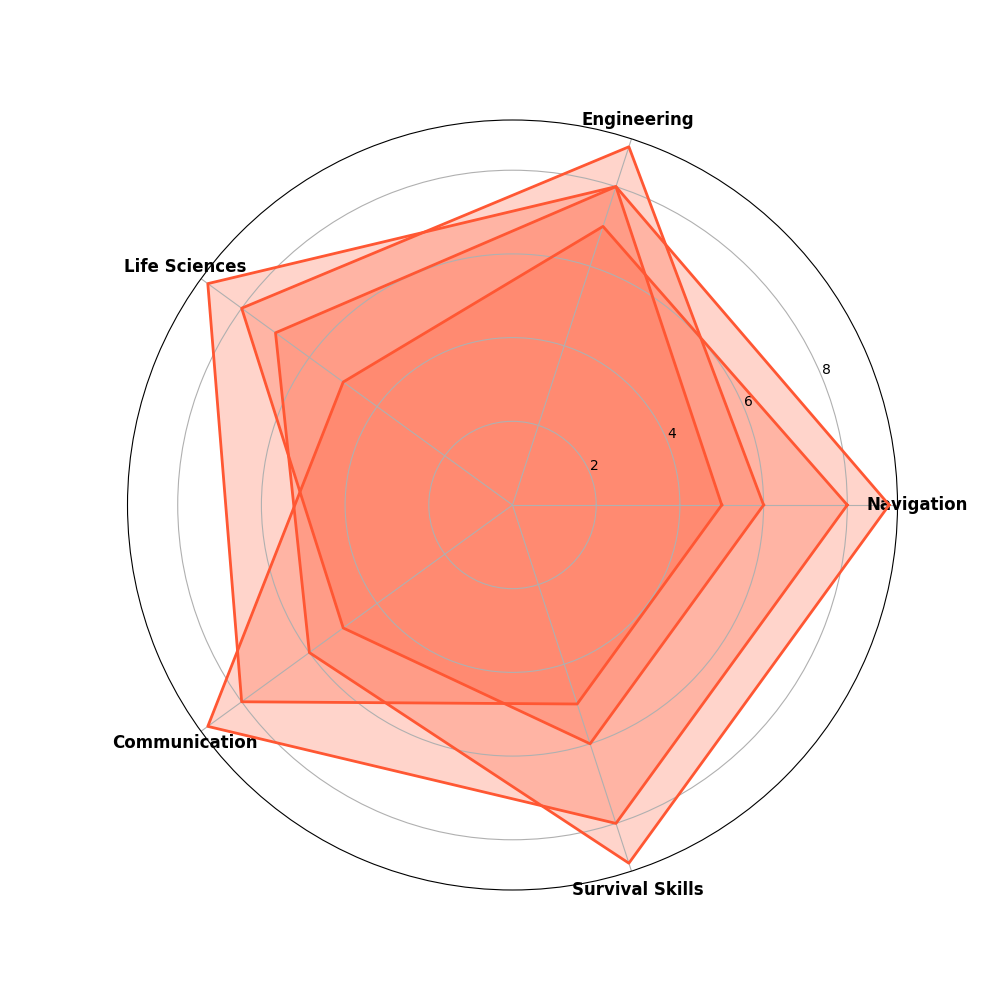

Recreate this plot in Python.
import matplotlib.pyplot as plt
import numpy as np
from math import pi

# Skill categories
categories = ['Navigation', 'Engineering', 'Life Sciences', 'Communication', 'Survival Skills']
num_skills = len(categories)

# Skill levels for each team
apollo_astronauts = [9, 8, 7, 6, 9]
mars_rover_engineers = [6, 9, 8, 5, 6]
iss_scientists = [5, 8, 9, 8, 5]
spacex_pilots = [8, 7, 5, 9, 8]

# Data preparation for radar chart
data = np.array([apollo_astronauts, mars_rover_engineers, iss_scientists, spacex_pilots])
data = np.concatenate((data, data[:, [0]]), axis=1)

# Calculate angles for each skill
angles = np.linspace(0, 2 * pi, num_skills, endpoint=False).tolist()
angles += angles[:1]

# Create radar chart
fig, ax = plt.subplots(figsize=(10, 10), subplot_kw=dict(polar=True))

# Single color for all data groups
single_color = '#FF5733'

# Plot each team's skill levels with the same color
for i in range(len(data)):
    ax.fill(angles, data[i], color=single_color, alpha=0.25)
    ax.plot(angles, data[i], color=single_color, linewidth=2)

# Label skill categories
ax.set_xticks(angles[:-1])
ax.set_xticklabels(categories, fontsize=12, fontweight='bold')

# Display the radar chart
plt.show()
